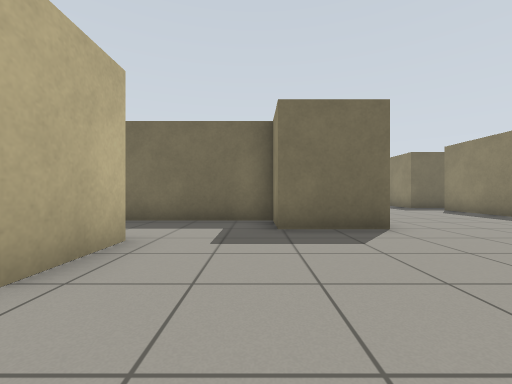
[1] (above)

19 first-person views from a walk through a Gazebo world. The camera is 0.72 m above the floor, looks level and sees 90° across. The floor is counted in squares, 1 m on a side. Each view is taken from the middle of a square. On the plan, view 1 faces up. The plan holds only what a view shows up to about 9 squares ahead; the rest is blank.

[2]
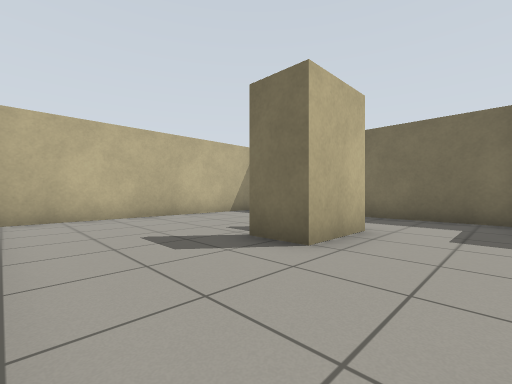

[3]
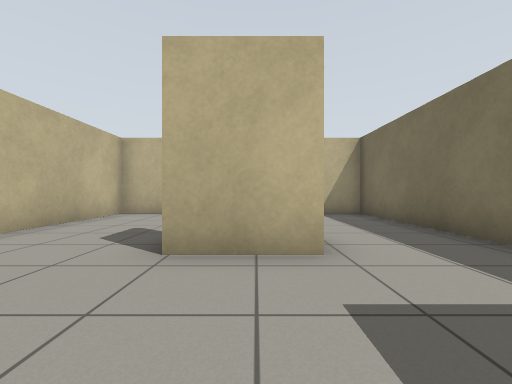

[4]
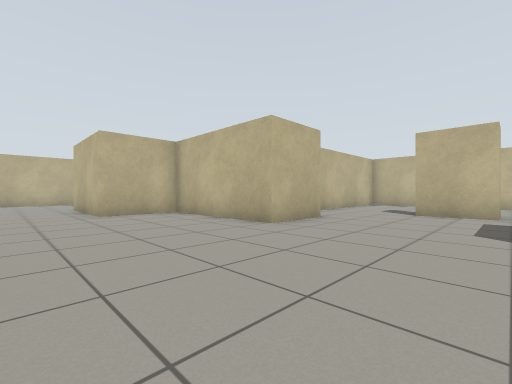

[5]
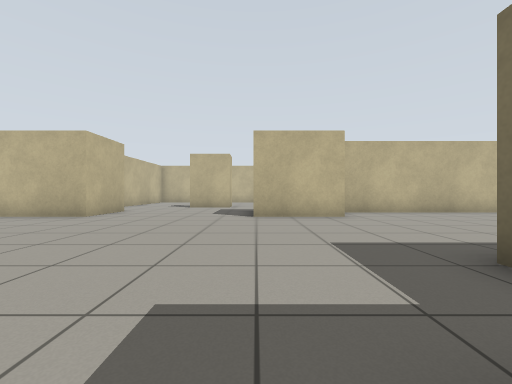

[6]
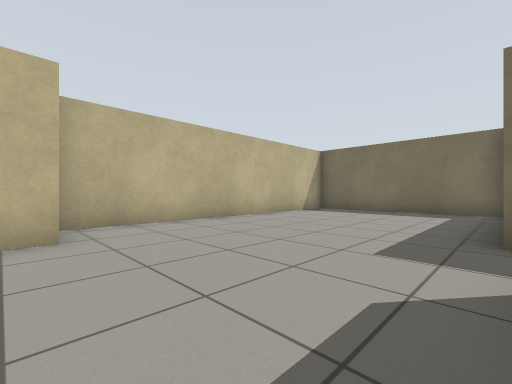

[7]
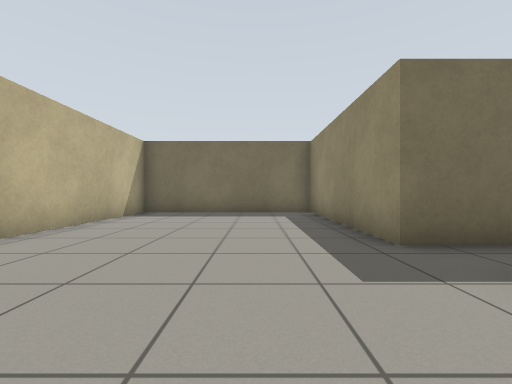

[8]
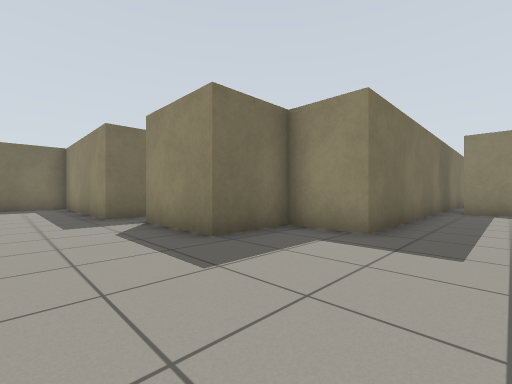

[9]
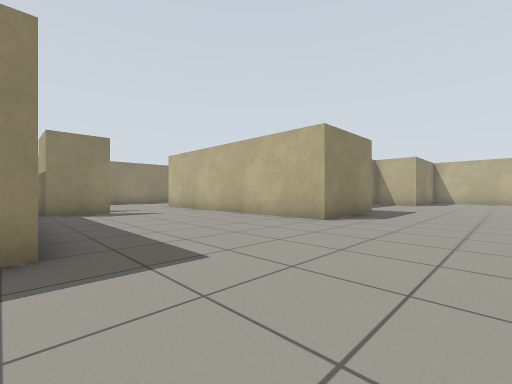

[10]
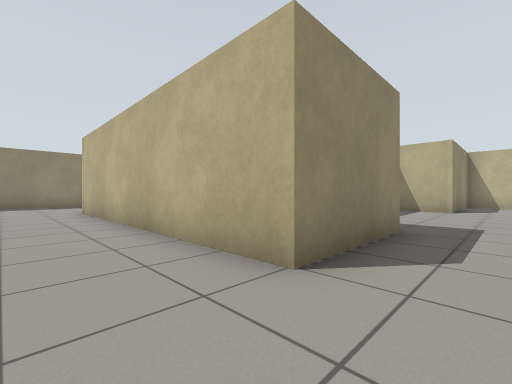

[11]
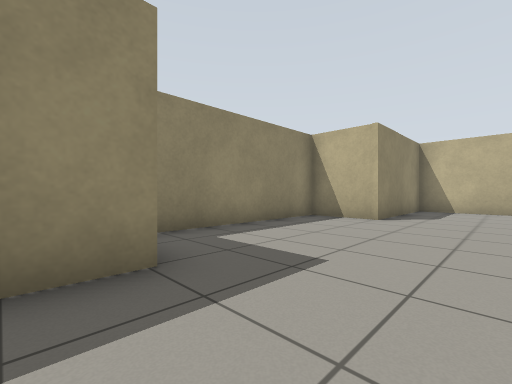

[12]
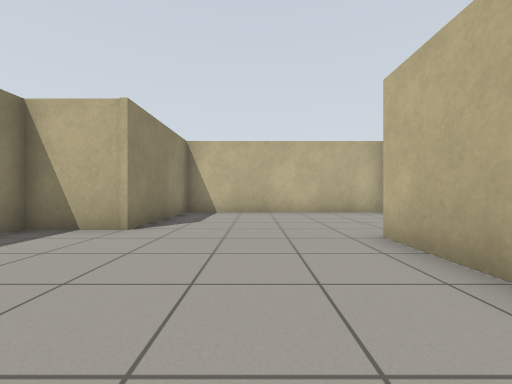

[13]
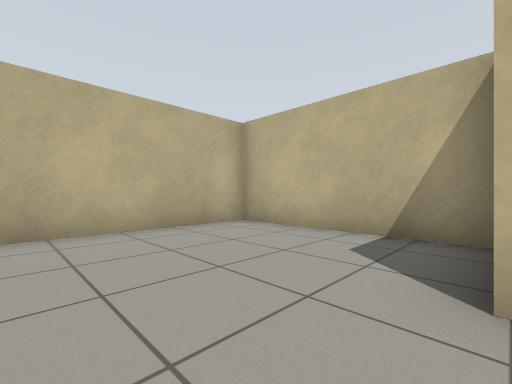

[14]
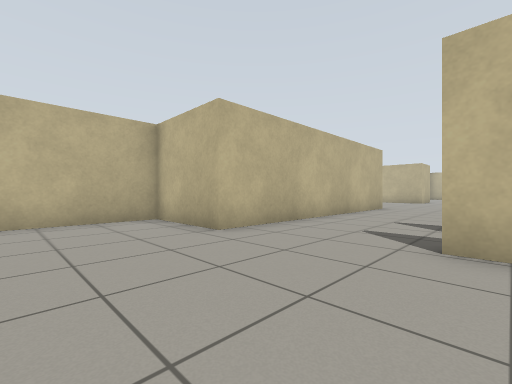

[15]
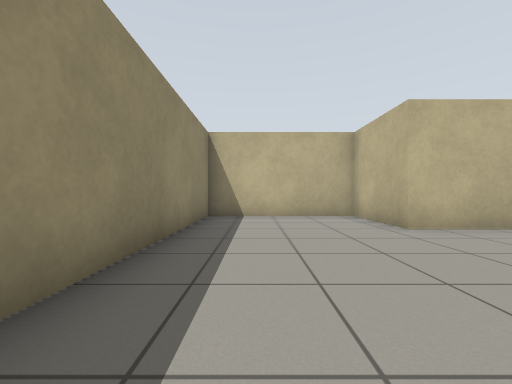

[16]
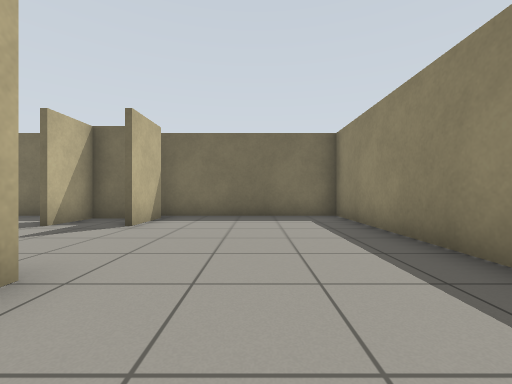

[17]
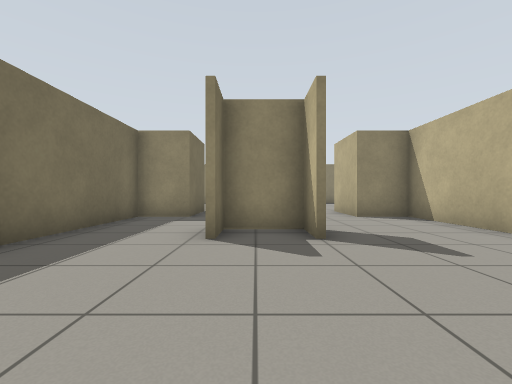

[18]
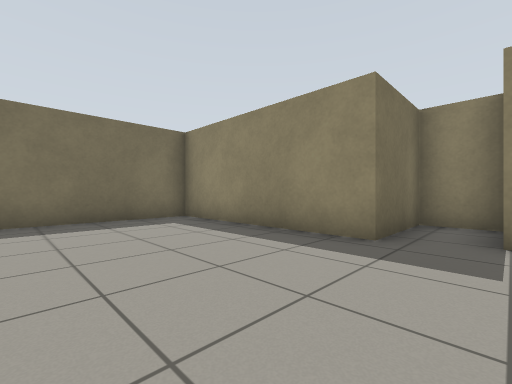

[19]
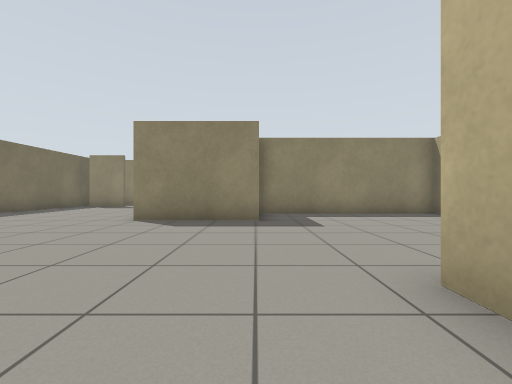

### Floor plan
Points are (right, up) in squares from view 1. A wall is a line through its corners. A room is listed if a view was taken in it or the views show most of it. See-through windows are left out.
Room 1 (views 1, 2, 17)
walls: (-3.1, 2.1) (-2.1, 2.1) (-2.1, 3.6) (-3, 3.6); (-1.9, 1.9) (-3.1, 1.9); (-1.6, 6.4) (-7.4, 6.4) (-7.4, -1.4) (0.4, -1.4) (0.4, 0.1) (1.4, 0.1)
ways out: opening at (-2.5, 5.5) to room 2; opening at (0, 1) to room 2
Room 2 (views 3, 4, 5, 6, 7, 8, 9, 10, 11, 12, 13, 14, 15, 16, 18, 19)
walls: (9.4, -3.1) (9.4, 0.1) (18.1, 0.1) (18.1, -2.6) (22.4, -2.6) (22.4, 5.7) (17.1, 5.7); (1.4, 0.1) (2.6, 0.1) (2.6, -4.4) (5, -4.4) (5, -8.1); (15.4, 3.4) (15.4, 5.1); (2.6, 7.6) (2.6, 4.9) (0.4, 4.9) (0.4, 6.4) (-1.6, 6.4); (9.4, 10) (9.4, 11.4) (6.9, 11.4) (6.9, 16.9) (1.1, 16.9) (1.1, 7.8); (15.6, 5.7) (9.4, 5.7) (9.4, 7.4) (7.4, 7.4) (7.4, 10.1); (16.5, 4.9) (15.6, 4.9) (15.6, 3.4); (17.4, 5.1) (17.4, 3.4); (-1.9, 3.9) (-1.9, 1.9); (2.6, -8.1) (2.6, -12.9) (9.4, -12.9) (9.4, -8.9) (11.4, -8.9) (11.4, -3)
ways out: opening at (-2.5, 5.5) to room 1; opening at (0, 1) to room 1

Where each view was taken, in squares from view 1:
view 1: 0 up, 0 right, facing up
view 2: 1 down, 0 right, facing up-left
view 3: 3 up, 1 right, facing left
view 4: 4 up, 7 right, facing down-left
view 5: 5 up, 10 right, facing left
view 6: 7 up, 7 right, facing up-left
view 7: 8 up, 5 right, facing up
view 8: 4 up, 5 right, facing up-right
view 9: 6 up, 6 right, facing down-right
view 10: 2 up, 8 right, facing down-right
view 11: 2 down, 7 right, facing down-right
view 12: 4 down, 7 right, facing down
view 13: 8 down, 7 right, facing down-left
view 14: 4 up, 21 right, facing down-left
view 15: 5 up, 21 right, facing down
view 16: 2 down, 20 right, facing up
view 17: 3 up, 7 left, facing right
view 18: 10 up, 3 right, facing up-right
view 19: 3 down, 3 right, facing right
